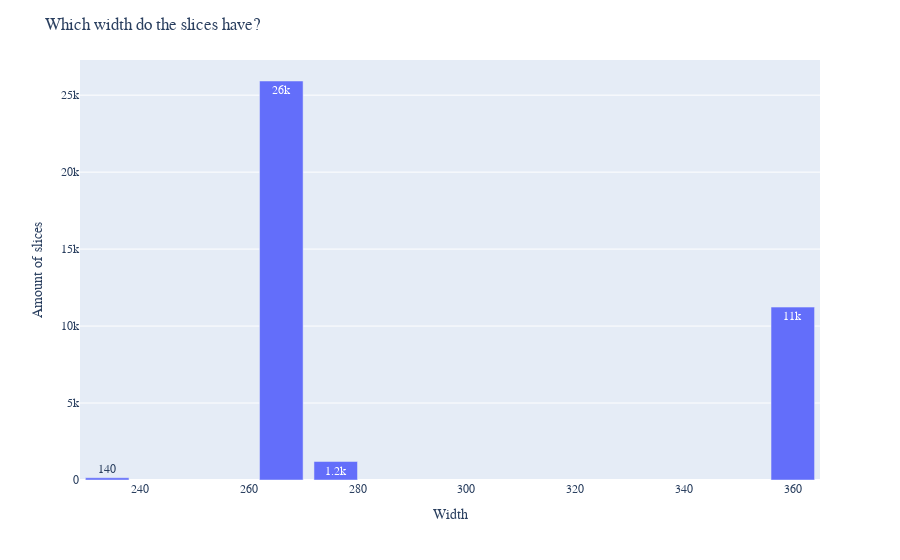

This figure's notebook cell:
### Code cell
width = df_train["width"].value_counts().reset_index()

fig = px.bar(width, x='index', y='width', text_auto='.2s')
fig.update_layout(
    font_family="Courier New",
    title="Which width do the slices have?",
    xaxis_title="Width",
    yaxis_title="Amount of slices",
)
fig.show()

### Figure 1 — Plotly figure (JSON) as saved in the notebook; plotly's stock layout.template omitted (floating-point values rounded to 4 significant figures)
{"data": [{"alignmentgroup": "True", "hovertemplate": "index=%{x}<br>width=%{y}<extra></extra>", "legendgroup": "", "marker": {"color": "#636efa", "pattern": {"shape": ""}}, "name": "", "offsetgroup": "", "orientation": "v", "showlegend": false, "textposition": "auto", "texttemplate": "%{y:.2s}", "type": "bar", "x": [266, 360, 276, 234], "xaxis": "x", "y": [25920, 11232, 1200, 144], "yaxis": "y"}], "layout": {"barmode": "relative", "font": {"family": "Courier New"}, "legend": {"tracegroupgap": 0}, "margin": {"t": 60}, "title": {"text": "Which width do the slices have?"}, "xaxis": {"anchor": "y", "domain": [0, 1], "title": {"text": "Width"}}, "yaxis": {"anchor": "x", "domain": [0, 1], "title": {"text": "Amount of slices"}}}}
